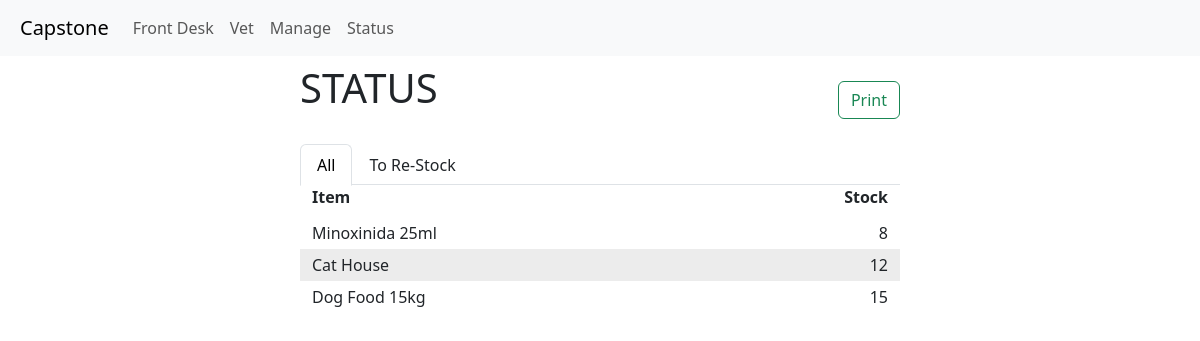
The page /status on the database as committed earlier.
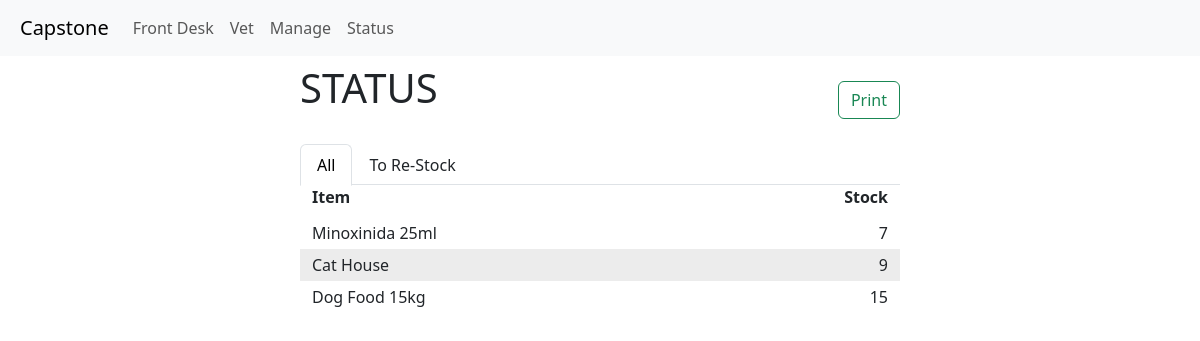
The same page on the database as committed later.
### item_track/models.py (models this page shows, shortened)
class Item(models.Model):
    id = models.AutoField(primary_key=True)
    name = models.CharField(max_length=64)
    description = models.CharField(max_length=256, blank=True, null=True)
    barcode = models.CharField(max_length=64, blank=True, null=True)
    image = models.ImageField(upload_to="item_track/images", blank=True, null=True)
    category = models.ManyToManyField("Category", blank=True, related_name="items")
    price = models.DecimalField(max_digits=10, decimal_places=2, blank=True, null=True)
    stock = models.IntegerField(blank=True, null=True)
    stock_min = models.IntegerField(blank=True, null=True)
    date_added = models.DateTimeField(auto_now_add=True)
    date_modified = models.DateTimeField(auto_now=True)
    expiration_date = models.DateTimeField(blank=True, null=True)
    active = models.BooleanField(default=True)
    def __str__(self):
        return f"{self.name}"

### item_track/views.py (the view)
# urls.py: path("status", views.status, name="status"),
def status(request):
    items = Item.objects.all()
    items = items.order_by('stock')
    return render(request, "item_track/status.html",{
        'items': items,
    })

### item_track/templates/item_track/status.html (shortened to what this page needs)
{% extends "item_track/layout.html" %}
{% load static %}
{% block body %}
    {% block head %}
    <div class="d-flex justify-content-center">
    <div class="w-75" style="max-width: 600px;">
        <div class="d-flex align-items-center justify-content-between">
            <h1 class="pb-4 pt-2">STATUS</h1>
            <div>
                <button class="btn btn-outline-success" onclick="print_inform()">Print</button>
            </div>
        </div>
        <ul class="nav nav-tabs">
            <li class="nav-item">
                <a class="nav-link active" aria-current="page" id="all-items" onclick="all_items()">All</a>
            </li>
            <li class="nav-item">
                <a class="nav-link" id="re-stock-item" onclick="re_stock()">To Re-Stock</a>
            </li>
        </ul>
        <div class="container text-left pb-2">
            <div class="row">
                <div class="col">
                <b>Item</b>
                </div>
                <div class="col text-right">
                <b>Stock</b>
                </div>
            </div>
        </div>
        {% for item in items %}
        <div class="container item-row text-left {% if forloop.counter|divisibleby:2 %} even-row {% else %} odd-row {% endif %}
                    {% if item.stock < item.stock_min %} out-stock {% else %} with-stock {% endif %}"
                    style="display: block">
            <div class="row pb-1 pt-1">
                <div class="col">
                {{ item }}
                </div>
                <div class="col text-right">
                {{ item.stock }}
                </div>
                </div>
            </div>
        {% endfor %}
        </div>
    </div>
    </div>
    {% endblock %}
{% endblock %}

Rows that differ between the two databases and show on the page:
changed Item "Minoxinida 25ml": stock "8" → "7"
changed Item "Cat House": stock "12" → "9"
